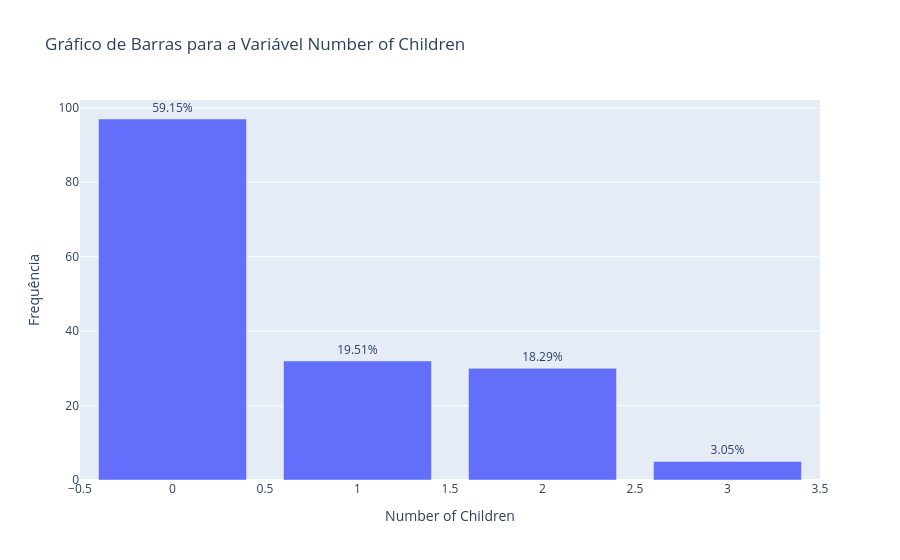

Source (notebook cell):
### Code cell
contagem = df['Number of Children'].value_counts().reset_index()
contagem.columns = ['Number of Children', 'Frequência']

# Porcentagem
total = contagem['Frequência'].sum()
contagem['Porcentagem'] = (contagem['Frequência'] / total * 100).round(2)

fig = px.bar(contagem, x='Number of Children', y='Frequência', text='Porcentagem', title='Gráfico de Barras para a Variável Number of Children')

# Ajustar texto para mostrar %
fig.update_traces(texttemplate='%{text}%', textposition='outside')

fig.update_layout(xaxis_title='Number of Children', yaxis_title='Frequência')
fig.show()

### Figure 1 — Plotly figure (JSON) as saved in the notebook; plotly's stock layout.template omitted (floating-point values rounded to 4 significant figures)
{"data": [{"hovertemplate": "Number of Children=%{x}<br>Frequência=%{y}<br>Porcentagem=%{text}<extra></extra>", "legendgroup": "", "marker": {"color": "#636efa", "pattern": {"shape": ""}}, "name": "", "orientation": "v", "showlegend": false, "text": [59.15, 19.51, 18.29, 3.05], "textposition": "outside", "texttemplate": "%{text}%", "type": "bar", "x": [0, 1, 2, 3], "xaxis": "x", "y": [97, 32, 30, 5], "yaxis": "y"}], "layout": {"barmode": "relative", "legend": {"tracegroupgap": 0}, "title": {"text": "Gráfico de Barras para a Variável Number of Children"}, "xaxis": {"anchor": "y", "domain": [0, 1], "title": {"text": "Number of Children"}}, "yaxis": {"anchor": "x", "domain": [0, 1], "title": {"text": "Frequência"}}}}
